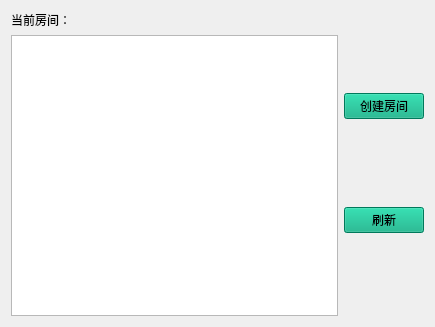
<?xml version="1.0" encoding="UTF-8"?>
<ui version="4.0">
 <class>MainWidget</class>
 <widget class="QWidget" name="MainWidget">
  <property name="geometry">
   <rect>
    <x>0</x>
    <y>0</y>
    <width>435</width>
    <height>327</height>
   </rect>
  </property>
  <property name="windowTitle">
   <string>Form</string>
  </property>
  <layout class="QHBoxLayout" name="horizontalLayout">
   <item>
    <layout class="QVBoxLayout" name="verticalLayout">
     <item>
      <widget class="QLabel" name="lbCurrentRoom">
       <property name="text">
        <string>当前房间：</string>
       </property>
      </widget>
     </item>
     <item>
      <widget class="QListWidget" name="lsRoom">
       <property name="styleSheet">
        <string notr="true">background-image: url(:/picture/background2.jpg);</string>
       </property>
      </widget>
     </item>
    </layout>
   </item>
   <item>
    <layout class="QVBoxLayout" name="verticalLayout_2">
     <item>
      <widget class="QPushButton" name="pbCreate">
       <property name="styleSheet">
        <string notr="true">background-color: rgb(0, 170, 127);</string>
       </property>
       <property name="text">
        <string>创建房间</string>
       </property>
      </widget>
     </item>
     <item>
      <widget class="QPushButton" name="pbRefresh">
       <property name="styleSheet">
        <string notr="true">background-color: rgb(0, 170, 127);</string>
       </property>
       <property name="text">
        <string>刷新</string>
       </property>
      </widget>
     </item>
    </layout>
   </item>
  </layout>
 </widget>
 <resources/>
 <connections/>
</ui>
